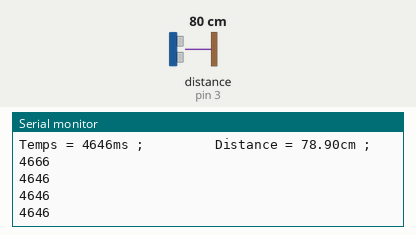
This sketch was run on a simulated Arduino Uno, built with avr-gcc and run on an emulated ATmega328P. Parts: the last lines printed to the serial monitor. Wiring (inferred from the names in the program): ultrasonic range finder: trigger pin 2; echo pin 3. The test bench sets the inputs (shaded band); at power-on: distance to the obstacle (sensor on pin 3) 80 cm. The echo pulse lasts 58.3 µs per cm.

Above: at 1.2 s.
1.3 s: distance to the obstacle (sensor on pin 3) set to 2 cm
At 1.75 s:
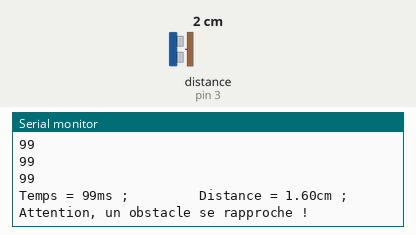
3.2 s: distance to the obstacle (sensor on pin 3) set to 4 cm
At 3.23 s:
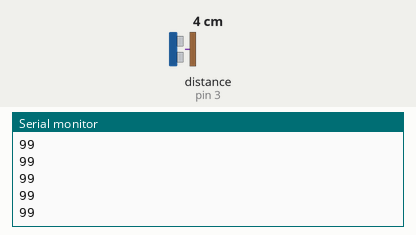
Timing chart, 0 to 6.2 s (numbered marks = the images above; inputs shaded):
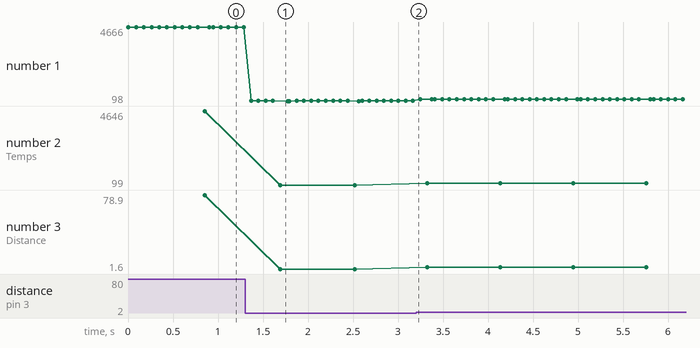

The sketch:

test_us.ino
```cpp
//Programme de test pour les capteurs ultrasoniques
//Range max : 85cm, au delà les valeurs sont instables


const int TRIGGER_PIN=2;
const int ECHO_PIN=3;
int temps;
int tempsMoyen;
int distance;
int derniereDistance=0;
int i=0;

void setup() {
  // put your setup code here, to run once:
  Serial.begin(9600);
  pinMode(TRIGGER_PIN,OUTPUT);
  pinMode(ECHO_PIN,INPUT);
  digitalWrite(TRIGGER_PIN,LOW);
}

void loop() {
  temps=0; //Reset du temps
  for (i=0;i<10;i++){ //Moyenne sur 10 mesures
    digitalWrite(TRIGGER_PIN,HIGH); //Impulsion de 10 µs sur "trigger"
    delayMicroseconds(10);
    digitalWrite(TRIGGER_PIN,LOW);
    temps = pulseIn(ECHO_PIN,HIGH); //Durée de l'impulsion LOW_HIGH_LOW renvoyée par "echo"
    temps = constrain(temps,0,5000);//au delà de 5000µs, les valeurs sont instables
    Serial.println(temps);
    tempsMoyen += temps;
    delay(80);
  }
  tempsMoyen = tempsMoyen/10; //temps moyen en µs
  distance = 0.34*temps/2; // distance moyenne en mm
  Serial.print("Temps = ");Serial.print(temps); Serial.print("ms ;         ");
  Serial.print("Distance = ");Serial.print(distance/10.0); Serial.println("cm ;");

  if ((derniereDistance-distance) >10) { //L'objet s'est rapproché d'au moins 1cm
    Serial.println("Attention, un obstacle se rapproche !");
  }
  derniereDistance = distance;
}
```

Measured:
- after the input at 1.3 s, the serial monitor: prints a new line after 0.07 s (image 1)
- plotted number 1: 4646 → 99 after the input at 1.3 s, 99 → 215 after the input at 3.2 s
- plotted number 2: 4646 → 99 after the input at 1.3 s, 99 → 215 after the input at 3.2 s
- plotted number 3: 78.9 → 1.6 after the input at 1.3 s, 1.6 → 3.6 after the input at 3.2 s
